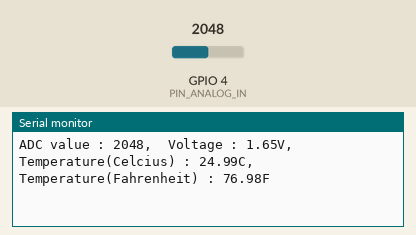
This sketch was run on a simulated ESP32. Parts: the last lines printed to the serial monitor. The inputs (shaded band) are chosen by the test bench; at power-on: GPIO 4 (PIN_ANALOG_IN) = 2048.

Above: at 1.8 s.
1.9 s: GPIO 4 (PIN_ANALOG_IN) set to 2866
At 2.8 s:
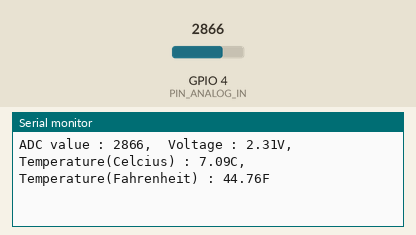
3.4 s: GPIO 4 (PIN_ANALOG_IN) set to 3603
At 4.8 s:
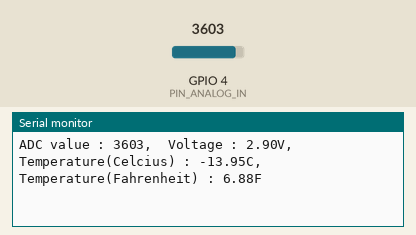
Timing chart, 0 to 6.4 s (numbered marks = the images above; inputs shaded):
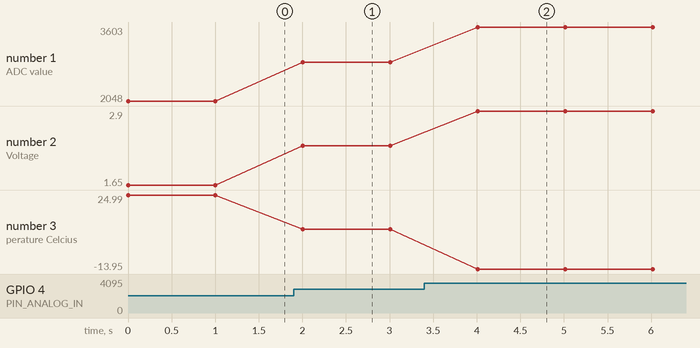

Measured:
- after the input at 1.9 s, the serial monitor: prints a new line after 0.11 s (image 1)
- after the input at 3.4 s, the serial monitor: prints a new line after 0.61 s (image 2)
- plotted number 1: 2048 → 2866 after the input at 1.9 s, 2866 → 3603 after the input at 3.4 s
- plotted number 2: 1.65 → 2.31 after the input at 1.9 s, 2.31 → 2.9 after the input at 3.4 s
- plotted number 3: 24.99 → 7.09 after the input at 1.9 s, 7.09 → -13.95 after the input at 3.4 s

The sketch:

Thermistor_1.ino
```cpp
#define PIN_ANALOG_IN   4
void setup() {
  Serial.begin(115200);
}

void loop() {
  int adcValue = analogRead(PIN_ANALOG_IN);                       //read ADC pin
  double voltage = (float)adcValue / 4095.0 * 3.3;                // calculate voltage
  double Rt = 10000 * voltage / (3.3 - voltage);                     //calculate resistance value of thermistor
  double tempK = 1 / (1 / (273.15 + 25) + log(Rt / 10000) / 3950.0); //calculate temperature (Kelvin)
  double tempC = tempK - 273.15;                                  //calculate temperature (Celsius)
  double tempF = (tempC * 9/5) + 32;                              //calculate temperature (Fahrenheit)
  Serial.printf("ADC value : %d,\tVoltage : %.2fV, \tTemperature(Celcius) : %.2fC, \tTemperature(Fahrenheit) : %.2fF\n", adcValue, voltage, tempC, tempF);
  delay(1000);
}
```
